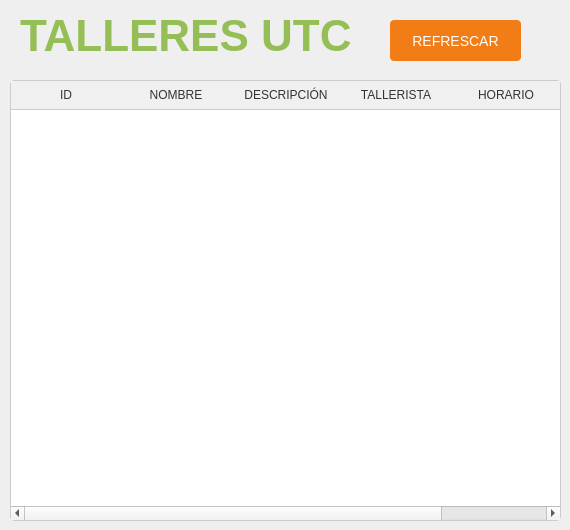
            <widget class="QWidget" name="page_mostrar">
             <widget class="QLabel" name="label_3">
              <property name="geometry">
               <rect>
                <x>20</x>
                <y>10</y>
                <width>511</width>
                <height>51</height>
               </rect>
              </property>
              <property name="styleSheet">
               <string notr="true">QLabel {
    font-size: 44px; /* Tamaño de la fuente */
    font-weight: bold; /* Negrita */
    color: ; /* Color del texto */
	color: rgb(149, 191, 86);
    text-align: center; /* Alineación del texto */
}
</string>
              </property>
              <property name="text">
               <string>TALLERES UTC</string>
              </property>
             </widget>
             <widget class="QTableWidget" name="tb_taller">
              <property name="geometry">
               <rect>
                <x>10</x>
                <y>80</y>
                <width>551</width>
                <height>441</height>
               </rect>
              </property>
              <property name="styleSheet">
               <string notr="true">QTableWidget {
    background-color: #fff;
    alternate-background-color: #f5f5f5; /* Color de fondo alternativo para filas alternas */
    border: 1px solid #ccc; /* Borde del widget */
    border-radius: 4px; /* Borde redondeado */
    gridline-color: #ccc; /* Color de las líneas de la cuadrícula */
}

QTableWidget::item {
    padding: 10px; /* Espaciado dentro de las celdas */
}

QHeaderView::section {
    background-color: #f0f0f0; /* Color de fondo del encabezado */
    color: #333; /* Color del texto del encabezado */
    padding: 5px; /* Espaciado dentro del encabezado */
    border: none; /* Sin borde */
    border-bottom: 1px solid #ccc; /* Borde inferior */
}

QTableWidget::item:selected {
    background-color: #e0e0e0; /* Color de fondo de la celda seleccionada */
    color: #000; /* Color del texto de la celda seleccionada */
}
</string>
              </property>
              <attribute name="horizontalHeaderDefaultSectionSize">
               <number>110</number>
              </attribute>
              <column>
               <property name="text">
                <string>ID</string>
               </property>
              </column>
              <column>
               <property name="text">
                <string>NOMBRE</string>
               </property>
              </column>
              <column>
               <property name="text">
                <string>DESCRIPCIÓN</string>
               </property>
              </column>
              <column>
               <property name="text">
                <string>TALLERISTA</string>
               </property>
              </column>
              <column>
               <property name="text">
                <string>HORARIO</string>
               </property>
              </column>
             </widget>
             <widget class="QPushButton" name="btn_refrescar">
              <property name="geometry">
               <rect>
                <x>390</x>
                <y>20</y>
                <width>131</width>
                <height>41</height>
               </rect>
              </property>
              <property name="styleSheet">
               <string notr="true">QPushButton{
    background-color: rgb(242, 125, 22); /* Color de fondo naranja */
    color: rgb(255, 255, 255); /* Color del texto blanco */
    border: none; /* Sin borde */
    border-radius: 4px; /* Borde redondeado */
    padding: 8px 16px; /* Espacio alrededor del texto */
    font-size: 14px; /* Tamaño de la fuente */
}

QPushButton:hover {
    background-color: rgb(212, 108, 15); /* Cambia el color de fondo al pasar el mouse */
}

QPushButton:pressed {
    background-color: rgb(182, 91, 8); /* Cambia el color de fondo al presionar el botón */
}
</string>
              </property>
              <property name="text">
               <string>REFRESCAR</string>
              </property>
             </widget>
            </widget>
